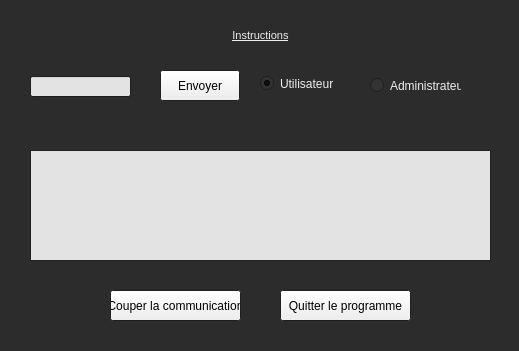
<?xml version="1.0" encoding="UTF-8"?>
<ui version="4.0">
 <class>Widget</class>
 <widget class="QWidget" name="Widget">
  <property name="geometry">
   <rect>
    <x>0</x>
    <y>0</y>
    <width>519</width>
    <height>351</height>
   </rect>
  </property>
  <property name="palette">
   <palette>
    <active>
     <colorrole role="WindowText">
      <brush brushstyle="SolidPattern">
       <color alpha="255">
        <red>238</red>
        <green>238</green>
        <blue>238</blue>
       </color>
      </brush>
     </colorrole>
     <colorrole role="Base">
      <brush brushstyle="SolidPattern">
       <color alpha="255">
        <red>51</red>
        <green>51</green>
        <blue>51</blue>
       </color>
      </brush>
     </colorrole>
     <colorrole role="Window">
      <brush brushstyle="SolidPattern">
       <color alpha="255">
        <red>44</red>
        <green>44</green>
        <blue>44</blue>
       </color>
      </brush>
     </colorrole>
    </active>
    <inactive>
     <colorrole role="WindowText">
      <brush brushstyle="SolidPattern">
       <color alpha="255">
        <red>238</red>
        <green>238</green>
        <blue>238</blue>
       </color>
      </brush>
     </colorrole>
     <colorrole role="Base">
      <brush brushstyle="SolidPattern">
       <color alpha="255">
        <red>51</red>
        <green>51</green>
        <blue>51</blue>
       </color>
      </brush>
     </colorrole>
     <colorrole role="Window">
      <brush brushstyle="SolidPattern">
       <color alpha="255">
        <red>44</red>
        <green>44</green>
        <blue>44</blue>
       </color>
      </brush>
     </colorrole>
    </inactive>
    <disabled>
     <colorrole role="WindowText">
      <brush brushstyle="SolidPattern">
       <color alpha="127">
        <red>255</red>
        <green>255</green>
        <blue>255</blue>
       </color>
      </brush>
     </colorrole>
     <colorrole role="Base">
      <brush brushstyle="SolidPattern">
       <color alpha="255">
        <red>44</red>
        <green>44</green>
        <blue>44</blue>
       </color>
      </brush>
     </colorrole>
     <colorrole role="Window">
      <brush brushstyle="SolidPattern">
       <color alpha="255">
        <red>44</red>
        <green>44</green>
        <blue>44</blue>
       </color>
      </brush>
     </colorrole>
    </disabled>
   </palette>
  </property>
  <property name="windowTitle">
   <string>Widget</string>
  </property>
  <widget class="QTextEdit" name="textEditEtat">
   <property name="enabled">
    <bool>true</bool>
   </property>
   <property name="geometry">
    <rect>
     <x>30</x>
     <y>150</y>
     <width>461</width>
     <height>111</height>
    </rect>
   </property>
   <property name="palette">
    <palette>
     <active>
      <colorrole role="Base">
       <brush brushstyle="SolidPattern">
        <color alpha="255">
         <red>227</red>
         <green>227</green>
         <blue>227</blue>
        </color>
       </brush>
      </colorrole>
     </active>
     <inactive>
      <colorrole role="Base">
       <brush brushstyle="SolidPattern">
        <color alpha="255">
         <red>227</red>
         <green>227</green>
         <blue>227</blue>
        </color>
       </brush>
      </colorrole>
     </inactive>
     <disabled>
      <colorrole role="Base">
       <brush brushstyle="SolidPattern">
        <color alpha="255">
         <red>44</red>
         <green>44</green>
         <blue>44</blue>
        </color>
       </brush>
      </colorrole>
     </disabled>
    </palette>
   </property>
   <property name="readOnly">
    <bool>true</bool>
   </property>
  </widget>
  <widget class="QLineEdit" name="lineEditEnvoi">
   <property name="geometry">
    <rect>
     <x>30</x>
     <y>76</y>
     <width>101</width>
     <height>21</height>
    </rect>
   </property>
   <property name="palette">
    <palette>
     <active>
      <colorrole role="Base">
       <brush brushstyle="SolidPattern">
        <color alpha="255">
         <red>227</red>
         <green>227</green>
         <blue>227</blue>
        </color>
       </brush>
      </colorrole>
     </active>
     <inactive>
      <colorrole role="Base">
       <brush brushstyle="SolidPattern">
        <color alpha="255">
         <red>227</red>
         <green>227</green>
         <blue>227</blue>
        </color>
       </brush>
      </colorrole>
     </inactive>
     <disabled>
      <colorrole role="Base">
       <brush brushstyle="SolidPattern">
        <color alpha="255">
         <red>44</red>
         <green>44</green>
         <blue>44</blue>
        </color>
       </brush>
      </colorrole>
     </disabled>
    </palette>
   </property>
   <property name="text">
    <string/>
   </property>
  </widget>
  <widget class="QLabel" name="labelInstructs">
   <property name="geometry">
    <rect>
     <x>30</x>
     <y>20</y>
     <width>461</width>
     <height>31</height>
    </rect>
   </property>
   <property name="font">
    <font>
     <pointsize>8</pointsize>
     <weight>50</weight>
     <bold>false</bold>
     <underline>true</underline>
    </font>
   </property>
   <property name="text">
    <string>Instructions</string>
   </property>
   <property name="alignment">
    <set>Qt::AlignCenter</set>
   </property>
  </widget>
  <widget class="QPushButton" name="pushButtonEnvoi">
   <property name="geometry">
    <rect>
     <x>160</x>
     <y>70</y>
     <width>80</width>
     <height>31</height>
    </rect>
   </property>
   <property name="text">
    <string>Envoyer</string>
   </property>
  </widget>
  <widget class="QRadioButton" name="radioButtonAdmin">
   <property name="geometry">
    <rect>
     <x>370</x>
     <y>70</y>
     <width>91</width>
     <height>31</height>
    </rect>
   </property>
   <property name="text">
    <string>Administrateur</string>
   </property>
   <property name="checked">
    <bool>false</bool>
   </property>
  </widget>
  <widget class="QRadioButton" name="radioButtonUser">
   <property name="geometry">
    <rect>
     <x>260</x>
     <y>68</y>
     <width>91</width>
     <height>31</height>
    </rect>
   </property>
   <property name="text">
    <string>Utilisateur</string>
   </property>
   <property name="checked">
    <bool>true</bool>
   </property>
  </widget>
  <widget class="QPushButton" name="pushButtonShutdown">
   <property name="geometry">
    <rect>
     <x>280</x>
     <y>290</y>
     <width>131</width>
     <height>31</height>
    </rect>
   </property>
   <property name="text">
    <string>Quitter le programme</string>
   </property>
  </widget>
  <widget class="QPushButton" name="pushButtonStop">
   <property name="geometry">
    <rect>
     <x>110</x>
     <y>290</y>
     <width>131</width>
     <height>31</height>
    </rect>
   </property>
   <property name="text">
    <string>Couper la communication</string>
   </property>
  </widget>
 </widget>
 <layoutdefault spacing="6" margin="11"/>
 <resources/>
 <connections/>
</ui>
